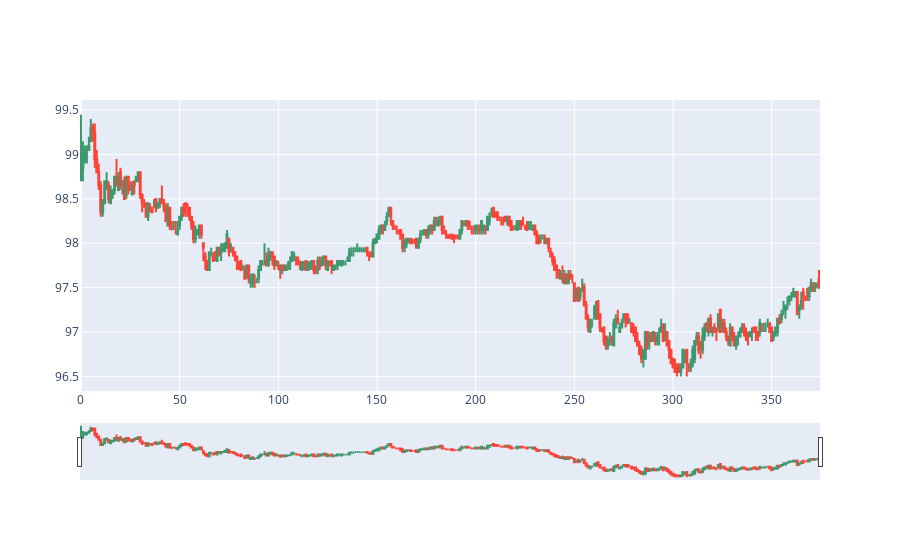

Here is the notebook cell this chart was saved with:
### Code cell
graph(IOC,"IOC")

### Figure 1 — Plotly figure (JSON) as saved in the notebook; plotly's stock layout.template omitted (floating-point values rounded to 4 significant figures; data arrays with more than 128 entries replaced by an {"elided": "..."} marker saying what was removed)
{"data": [{"close": {"elided": "375 float values"}, "high": {"elided": "375 float values"}, "low": {"elided": "375 float values"}, "open": {"elided": "375 float values"}, "type": "candlestick", "x": {"elided": "375 int values"}}, {"marker": {"color": [], "size": 20, "symbol": []}, "mode": "markers", "name": "markers", "type": "scatter", "x": [], "y": []}], "layout": {}}
